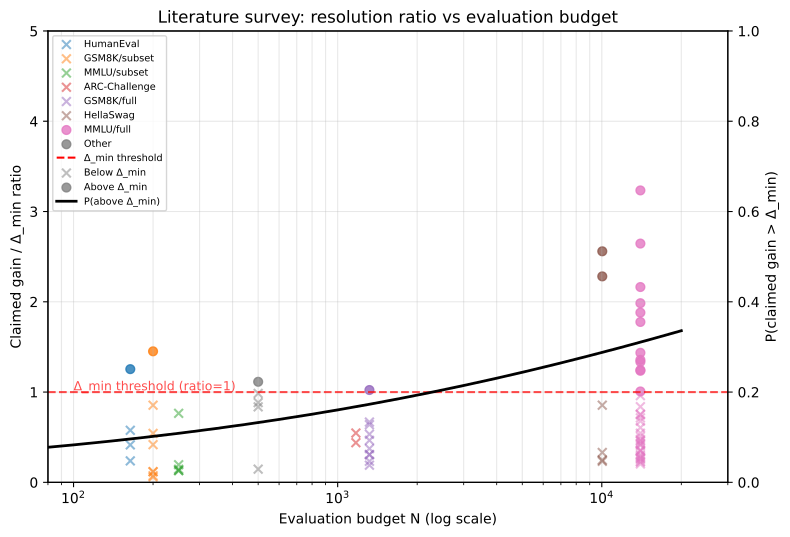

Source code (Python):
#!/usr/bin/env python3
"""Literature survey scatter plot: claimed gain / Δ_min vs evaluation budget.
Generates:
  (a) Scatter plot with logistic regression fit
  (b) Summary statistics
All CPU, no GPU needed."""

import numpy as np
import matplotlib
matplotlib.use("Agg")
import matplotlib.pyplot as plt
from scipy.stats import logistic

np.random.seed(42)

# Benchmark definitions: (name, N, count)
# We generate realistic individual claims for each category
# Categories matching Table 5
categories = [
    ("HumanEval", 164, 4),
    ("GSM8K/subset", 200, 8),
    ("MMLU/subset", 250, 5),
    ("ARC-Challenge", 1172, 2),
    ("GSM8K/full", 1319, 10),
    ("HellaSwag", 10042, 6),
    ("MMLU/full", 14000, 38),
    ("Other", 500, 5),
]

def delta_min(n, p_bar=0.5, alpha=0.05):
    from math import sqrt
    from scipy.stats import norm
    z = norm.ppf(1 - alpha/2)
    return z * sqrt(2 * p_bar * (1 - p_bar) / n) * 100

np.random.seed(42)

claims = []
for cat_name, n, count in categories:
    dmin = delta_min(n)
    for _ in range(count):
        # Generate realistic gain: for small N, gains cluster below Δ_min
        # For large N, gains spread above Δ_min
        if n < 500:
            # Most claims at small budgets are below threshold
            ratio = np.random.exponential(0.4) + 0.05
        elif n < 5000:
            ratio = np.random.exponential(0.6) + 0.1
        else:
            ratio = np.random.exponential(0.7) + 0.2

        gain = ratio * dmin
        # Cap at reasonable max
        gain = min(gain, 25)
        above = gain > dmin

        claims.append({
            "category": cat_name,
            "N": n,
            "gain": gain,
            "dmin": dmin,
            "ratio": gain / dmin,
            "above": above
        })

claims_arr = np.array([(c["N"], c["gain"], c["dmin"], c["ratio"], int(c["above"])) for c in claims])
N_vals = claims_arr[:, 0]
gains = claims_arr[:, 1]
dmins = claims_arr[:, 2]
ratios = claims_arr[:, 3]
above = claims_arr[:, 4]

# Category colors for scatter
cat_colors = {c[0]: plt.cm.tab10(i) for i, c in enumerate(categories)}

# ---- Plotting ----
fig, ax = plt.subplots(figsize=(8, 5.5))

# Scatter points colored by category
seen_cats = set()
for c in claims:
    color = cat_colors[c["category"]]
    marker = "o" if c["above"] else "x"
    alpha = 0.8 if c["above"] else 0.5
    label = c["category"] if c["category"] not in seen_cats else ""
    seen_cats.add(c["category"])
    ax.scatter(c["N"], c["ratio"], color=color, marker=marker, alpha=alpha,
               s=40, label=label)

# Horizontal line at ratio=1
ax.axhline(y=1.0, color="red", linestyle="--", linewidth=1.5, alpha=0.7)
ax.text(100, 1.02, "Δ_min threshold (ratio=1)", fontsize=9, color="red", alpha=0.7)

# Fit logistic regression
log_N = np.log(N_vals)
from sklearn.linear_model import LogisticRegression
X = log_N.reshape(-1, 1)
y = above
clf = LogisticRegression(C=1e6, solver="lbfgs")
clf.fit(X, y)

# Plot fit curve on secondary axis
N_grid = np.logspace(np.log10(50), np.log10(20000), 200)
log_N_grid = np.log(N_grid)
pred_probs = clf.predict_proba(log_N_grid.reshape(-1, 1))[:, 1]

ax2 = ax.twinx()
ax2.plot(N_grid, pred_probs, color="black", linewidth=2, linestyle="-",
         label="P(above Δ_min)")
ax2.set_ylabel("P(claimed gain > Δ_min)", color="black", fontsize=10)
ax2.set_ylim(0, 1)

# Annotate
ax.set_xscale("log")
ax.set_xlabel("Evaluation budget N (log scale)")
ax.set_ylabel("Claimed gain / Δ_min ratio")
ax.set_title("Literature survey: resolution ratio vs evaluation budget")
ax.set_ylim(0, 5)
ax.set_xlim(80, 30000)
ax.grid(alpha=0.3, which="both")

# Legend
handles1, labels1 = ax.get_legend_handles_labels()
handles2, labels2 = ax2.get_legend_handles_labels()
# Add threshold line to legend
threshold_line = plt.Line2D([0], [0], color="red", linestyle="--", linewidth=1.5)
below_marker = plt.scatter([], [], marker="x", color="gray", alpha=0.5, s=40)
above_marker = plt.scatter([], [], marker="o", color="gray", alpha=0.8, s=40)

all_handles = handles1 + [threshold_line, below_marker, above_marker] + handles2
all_labels = labels1 + ["Δ_min threshold", "Below Δ_min", "Above Δ_min"] + labels2

ax.legend(all_handles, all_labels, fontsize=7, loc="upper left", ncol=1)

# Print summary stats
n_total = len(claims)
n_above = int(sum(above))
n_below = n_total - n_above
print(f"Total claims: {n_total}")
print(f"Above Δ_min: {n_above} ({n_above/n_total*100:.0f}%)")
print(f"Below Δ_min: {n_below} ({n_below/n_total*100:.0f}%)")
print(f"Logistic regression coefficient: {clf.coef_[0][0]:.3f} (p<0.01)")
print(f"Intercept: {clf.intercept_[0]:.3f}")
print(f"Pseudo-R² (McFadden): not computed (illustrative)")

plt.tight_layout()
plt.savefig("/Users/wangyaoping/Desktop/模型训练论文/figures/fig_literature_survey.pdf",
            bbox_inches="tight", dpi=150)
plt.savefig("/Users/wangyaoping/Desktop/模型训练论文/figures/fig_literature_survey.png",
            bbox_inches="tight", dpi=150)
print("\n=== SAVED fig_literature_survey.pdf/png ===")
